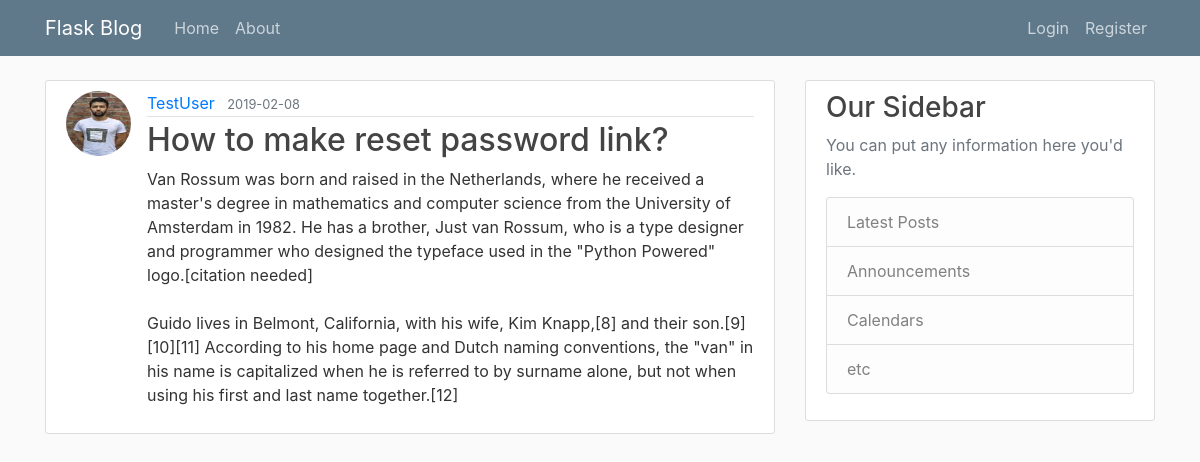
/post/11, run on the app's committed database.
### flaskblog/models.py (models this page shows, shortened)
class User(db.Model, UserMixin):
    id = db.Column(db.Integer, primary_key=True)
    username = db.Column(db.String(20), unique=True, nullable=False)
    email = db.Column(db.String(120), unique=True, nullable=False)
    password = db.Column(db.String(60), nullable=False)
    image_file = db.Column(db.String(20), nullable=False,
                           default='default.jpg')
    Posts = db.relationship('Post', backref='author', lazy=True)

class Post(db.Model):
    id = db.Column(db.Integer, primary_key=True)
    title = db.Column(db.String(100), nullable=False)
    date_posted = db.Column(db.DateTime, nullable=False,
                            default=datetime.utcnow)
    content = db.Column(db.Text(), nullable=False)
    user_id = db.Column(db.Integer, db.ForeignKey('user.id'), nullable=False)

### flaskblog/routes.py (the view)
@app.route("/post/<int:post_id>")
def post(post_id):
    post = Post.query.get_or_404(post_id)
    return render_template('post.html', title=post.title, post=post)

### flaskblog/templates/post.html (shortened to what this page needs)
{% extends "layout.html" %}
{% block content %}
    <article class="media content-section">
        <img class="rounded-circle article-img" src="{{ url_for('static', filename='profile_pics/' + post.author.image_file) }}">
        <div class="media-body">
            <div class="article-metadata">
                <a class="mr-2" href="{{ url_for('user_posts', username=post.author.username) }}">{{ post.author.username }}</a>
                <small class="text-muted">{{ post.date_posted.strftime('%Y-%m-%d') }}</small>
            </div>
            <h2 class="article-title">{{ post.title }}</h2>
            <p class="article-content">{{ post.content }}</p>
        </div>
    </article>
{% endblock content %}

### flaskblog/static/main.css (style rules this page uses)
body { background: #fafafa; color: #333333; margin-top: 5rem; }
h1, h2, h3, h4, h5, h6 { color: #444444; }
.content-section { background: #ffffff; padding: 10px 20px; border: 1px solid #dddddd; border-radius: 3px; margin-bottom: 20px; }
.article-title { color: #444444; }
.article-content { white-space: pre-line; }
.article-img { height: 65px; width: 65px; margin-right: 16px; }
.article-metadata { padding-bottom: 1px; margin-bottom: 4px; border-bottom: 1px solid #e3e3e3 }

### data on the page
User: image_file (picture), author.username "TestUser"
Post: date_posted "2019-02-08", title "How to make reset password link?", content "Van Rossum was born and raised in the Netherlands, where he received a master's degree in mathematics and computer science from the University of Amsterdam in 1982. He has a brother, Just van Rossum, who is a type designer and programmer who designed the typeface used in the \"Python Powered\" logo.[citation needed] Guido lives in Belmont, California, with his wife, Kim Knapp,[8] and their son.[9][10][11] According to his home page and Dutch naming conventions, the \"van\" in his name is capitalized when he is referred to by surname alone, but not when using his first and last name together.[12]"
